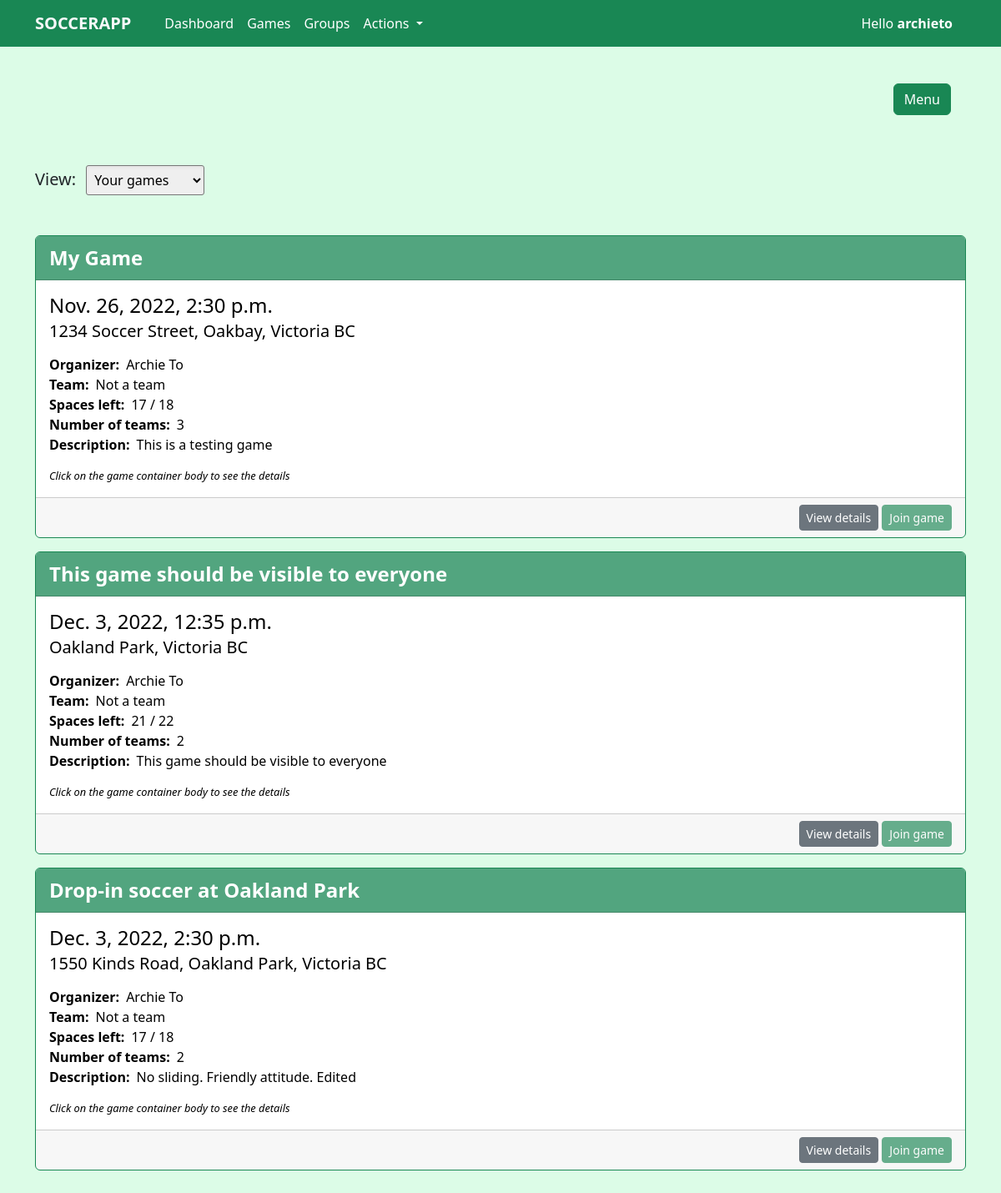
The app's page /game (signed in), older data.
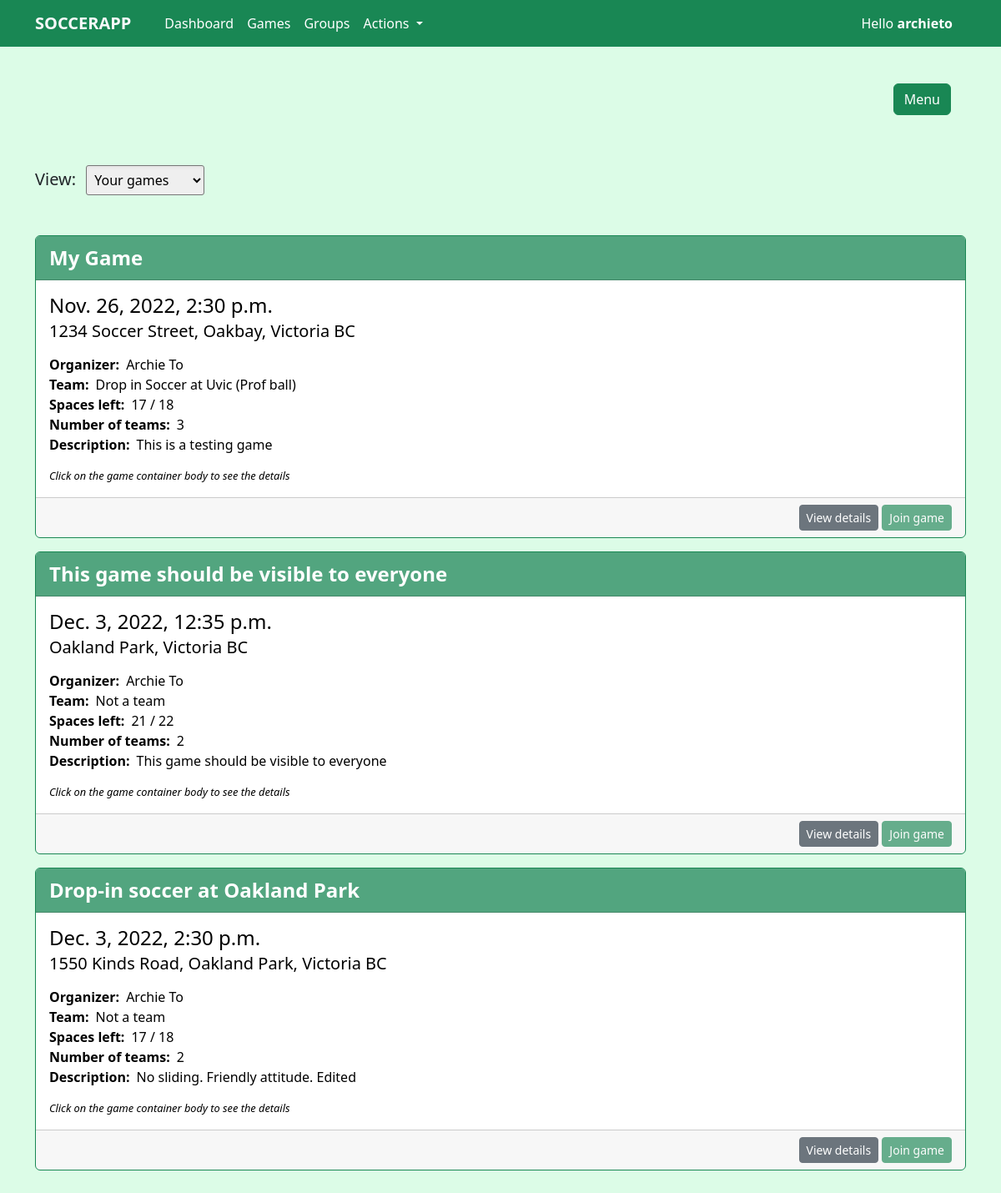
The same page, newer data.
### soccer/models.py (models this page shows, shortened)
class Game(models.Model):
    name = models.CharField(max_length=50, null=False, blank=False)
    team = models.ForeignKey(Team, on_delete=models.CASCADE, null=True, blank=True)
    organizers = models.ManyToManyField(User)
    date = models.DateTimeField(null=False, blank=False)
    location = models.CharField(max_length=200, null=False, blank=False, default='location')
    max_player_num = models.IntegerField(null=True, blank=True)
    team_num = models.IntegerField(default=2, validators=[MinValueValidator(1), MaxValueValidator(8)])
    visible_to_everyone = models.BooleanField(default=True)
    description = models.CharField(max_length=300, null=False, blank=False)
    class Meta:
        db_table = 'soccer_team_game'
        ordering = ['date']
    def total_players(self):
        players = 0
        for team in self.gameteam_set.all():
            players = players + team.players.count()
        return players
    def get_creator(self):
        return self.organizers.first()
    def get_players(self):
        players = []
        for team in self.gameteam_set.all():
            players.extend(team.players.all())
        return players

class User(models.Model):
    phone_number = models.CharField(max_length=10, null=False, blank=False, validators=[RegexValidator(regex='[0-9]{10}')])
    name = models.CharField(max_length=30, null=False, blank=False)
    last_active = models.DateTimeField(auto_now=True)
    class Meta:
        db_table = 'soccer_user'
        ordering = ['name']
    def __str__(self):
        return self.name
    def get_managed_teams(self):
        teams = []
        for teamadmin in self.teamadmin_set.all():
            teams.append(teamadmin.team)
        return teams

class GameTeam(models.Model):
    players = models.ManyToManyField(User)
    game = models.ForeignKey(Game, on_delete=models.CASCADE, null=False, blank=False)
    team_number = models.IntegerField(null=False, blank=False)
    class Meta:
        db_table = 'soccer_game_team'
        ordering = ['game']

class Team(models.Model):
    name = models.CharField(max_length=50, null=False, blank=False)
    max_member_num = models.IntegerField(null=True, blank=True)
    members = models.ManyToManyField(User)
    description = models.CharField(max_length=300, null=False, blank=False)
    class Meta:
        db_table = 'soccer_team'
        ordering = ['name']

### soccer/views.py (the view)
# urls.py: path('game', views.GamesView.as_view(), name='games'),
class GamesView(ListView):
    model = Game
    template_name = "soccer/games.html"
    context_object_name = "all_games"

### soccer/templatetags/soccer_extras.py (called while the page is built)
@register.filter
def subtract(value, arg):
    return value - arg

### soccer_app/global_contexts.py (called while the page is built, shortened)
def get_user(request):
    user_id = request.session.get('user_id', None)
    name = request.session.get('name')
    phone_number = request.session.get('phone_number')
    return {
        'user': User.objects.get(id=user_id),
        'user_id': user_id,
        'name': name,
        'phone_number': phone_number
    }

### templates/soccer/games.html (shortened to what this page needs)
{% extends 'base.html' %}
{% block content %}
<div class="container mt-150">
    <label class="fs-5 me-2 mt-5">View:</label>
    <select class="custom-select-tag mt-5">
        <option value="yours" selected>Your games</option>
    </select>
    <div class="mt-5 your-games-container">
        {% for game in all_games %}
        {% if user in game.get_players %}
        {% include 'soccer/components/container/game.html' %}
        {% endif %}
        {% endfor %}
    </div>
</div>
{% endblock %}

### templates/soccer/components/container/game.html
{% load soccer_extras %}
<div class="card mt-3 border-success">
    <div class="card-header bg-success bg-opacity-75 text-white fw-semibold fs-4">
        {{ game.name }}
    </div>
    <a class="text-black" style="text-decoration: none;" href="/game/{{game.id}}">
        <div class="card-body game-body">
            <h4 class="card-title">{{ game.date }}</h4>
            <h5 class="card-subtitle">{{ game.location }}</h5>
            <div class="card-text mt-3">
                <div><strong class="me-2">Organizer:</strong>{{ game.get_creator }}</div>
                <div><strong class="me-2">Team:</strong>{% if game.team %}{{ game.team.name }}{% else %}Not a team{% endif %}</div>
                <div><strong class="me-2">Spaces left:</strong>{{ game.max_player_num|subtract:game.total_players }} / {{game.max_player_num}}</div>
                <div><strong class="me-2">Number of teams:</strong>{{ game.team_num }}</div>
                <div><strong class="me-2">Description:</strong>{{ game.description }}</div>
                <div class="mt-3 fst-italic helper-text">Click on the game container body to see the details</div>
            </div>
        </div>
    </a>
    <div class="card-footer">
        <div class="w-fit ms-auto">
            {% if request.path == '/' %}
            <button type="button" class="btn btn-danger btn-sm" data-bs-toggle="modal" data-bs-target="#deleteGame{{ game.id }}ConfirmationModal">Delete game</button>
            <button type="button" class="btn btn-primary btn-sm" data-bs-toggle="modal" data-bs-target="#editGame{{ game.id }}FormModal">Edit game</button>
            {% else %}
            <a href="/game/{{ game.id }}" type="button" class="btn btn-secondary btn-sm">View details</a>
            <a href="/join_game/{{ game.id }}" type="button" class="btn btn-success btn-sm {% if user in game.get_players %}disabled{% endif %}">Join game</a>
            {% endif %}
        </div>
    </div>
</div>

Row changes from the older to the newer data that the page shows:
changed Game "My Game": team.name (not shown) → "Drop in Soccer at Uvic (Prof ball)"; no longer shows "Not a team"
